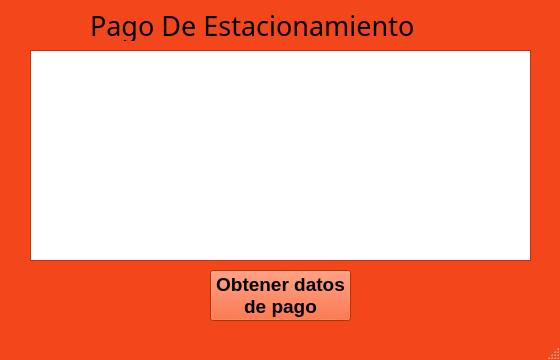
<?xml version="1.0" encoding="UTF-8"?>
<ui version="4.0">
 <class>PagoEstac</class>
 <widget class="QMainWindow" name="PagoEstac">
  <property name="geometry">
   <rect>
    <x>0</x>
    <y>0</y>
    <width>560</width>
    <height>360</height>
   </rect>
  </property>
  <property name="minimumSize">
   <size>
    <width>560</width>
    <height>360</height>
   </size>
  </property>
  <property name="maximumSize">
   <size>
    <width>560</width>
    <height>360</height>
   </size>
  </property>
  <property name="palette">
   <palette>
    <active>
     <colorrole role="WindowText">
      <brush brushstyle="SolidPattern">
       <color alpha="255">
        <red>0</red>
        <green>0</green>
        <blue>0</blue>
       </color>
      </brush>
     </colorrole>
     <colorrole role="Button">
      <brush brushstyle="SolidPattern">
       <color alpha="255">
        <red>244</red>
        <green>70</green>
        <blue>27</blue>
       </color>
      </brush>
     </colorrole>
     <colorrole role="Light">
      <brush brushstyle="SolidPattern">
       <color alpha="255">
        <red>255</red>
        <green>162</green>
        <blue>139</blue>
       </color>
      </brush>
     </colorrole>
     <colorrole role="Midlight">
      <brush brushstyle="SolidPattern">
       <color alpha="255">
        <red>249</red>
        <green>116</green>
        <blue>83</blue>
       </color>
      </brush>
     </colorrole>
     <colorrole role="Dark">
      <brush brushstyle="SolidPattern">
       <color alpha="255">
        <red>122</red>
        <green>35</green>
        <blue>13</blue>
       </color>
      </brush>
     </colorrole>
     <colorrole role="Mid">
      <brush brushstyle="SolidPattern">
       <color alpha="255">
        <red>163</red>
        <green>46</green>
        <blue>18</blue>
       </color>
      </brush>
     </colorrole>
     <colorrole role="Text">
      <brush brushstyle="SolidPattern">
       <color alpha="255">
        <red>0</red>
        <green>0</green>
        <blue>0</blue>
       </color>
      </brush>
     </colorrole>
     <colorrole role="BrightText">
      <brush brushstyle="SolidPattern">
       <color alpha="255">
        <red>255</red>
        <green>255</green>
        <blue>255</blue>
       </color>
      </brush>
     </colorrole>
     <colorrole role="ButtonText">
      <brush brushstyle="SolidPattern">
       <color alpha="255">
        <red>0</red>
        <green>0</green>
        <blue>0</blue>
       </color>
      </brush>
     </colorrole>
     <colorrole role="Base">
      <brush brushstyle="SolidPattern">
       <color alpha="255">
        <red>255</red>
        <green>255</green>
        <blue>255</blue>
       </color>
      </brush>
     </colorrole>
     <colorrole role="Window">
      <brush brushstyle="SolidPattern">
       <color alpha="255">
        <red>244</red>
        <green>70</green>
        <blue>27</blue>
       </color>
      </brush>
     </colorrole>
     <colorrole role="Shadow">
      <brush brushstyle="SolidPattern">
       <color alpha="255">
        <red>0</red>
        <green>0</green>
        <blue>0</blue>
       </color>
      </brush>
     </colorrole>
     <colorrole role="AlternateBase">
      <brush brushstyle="SolidPattern">
       <color alpha="255">
        <red>249</red>
        <green>162</green>
        <blue>141</blue>
       </color>
      </brush>
     </colorrole>
     <colorrole role="ToolTipBase">
      <brush brushstyle="SolidPattern">
       <color alpha="255">
        <red>255</red>
        <green>255</green>
        <blue>220</blue>
       </color>
      </brush>
     </colorrole>
     <colorrole role="ToolTipText">
      <brush brushstyle="SolidPattern">
       <color alpha="255">
        <red>0</red>
        <green>0</green>
        <blue>0</blue>
       </color>
      </brush>
     </colorrole>
    </active>
    <inactive>
     <colorrole role="WindowText">
      <brush brushstyle="SolidPattern">
       <color alpha="255">
        <red>0</red>
        <green>0</green>
        <blue>0</blue>
       </color>
      </brush>
     </colorrole>
     <colorrole role="Button">
      <brush brushstyle="SolidPattern">
       <color alpha="255">
        <red>244</red>
        <green>70</green>
        <blue>27</blue>
       </color>
      </brush>
     </colorrole>
     <colorrole role="Light">
      <brush brushstyle="SolidPattern">
       <color alpha="255">
        <red>255</red>
        <green>162</green>
        <blue>139</blue>
       </color>
      </brush>
     </colorrole>
     <colorrole role="Midlight">
      <brush brushstyle="SolidPattern">
       <color alpha="255">
        <red>249</red>
        <green>116</green>
        <blue>83</blue>
       </color>
      </brush>
     </colorrole>
     <colorrole role="Dark">
      <brush brushstyle="SolidPattern">
       <color alpha="255">
        <red>122</red>
        <green>35</green>
        <blue>13</blue>
       </color>
      </brush>
     </colorrole>
     <colorrole role="Mid">
      <brush brushstyle="SolidPattern">
       <color alpha="255">
        <red>163</red>
        <green>46</green>
        <blue>18</blue>
       </color>
      </brush>
     </colorrole>
     <colorrole role="Text">
      <brush brushstyle="SolidPattern">
       <color alpha="255">
        <red>0</red>
        <green>0</green>
        <blue>0</blue>
       </color>
      </brush>
     </colorrole>
     <colorrole role="BrightText">
      <brush brushstyle="SolidPattern">
       <color alpha="255">
        <red>255</red>
        <green>255</green>
        <blue>255</blue>
       </color>
      </brush>
     </colorrole>
     <colorrole role="ButtonText">
      <brush brushstyle="SolidPattern">
       <color alpha="255">
        <red>0</red>
        <green>0</green>
        <blue>0</blue>
       </color>
      </brush>
     </colorrole>
     <colorrole role="Base">
      <brush brushstyle="SolidPattern">
       <color alpha="255">
        <red>255</red>
        <green>255</green>
        <blue>255</blue>
       </color>
      </brush>
     </colorrole>
     <colorrole role="Window">
      <brush brushstyle="SolidPattern">
       <color alpha="255">
        <red>244</red>
        <green>70</green>
        <blue>27</blue>
       </color>
      </brush>
     </colorrole>
     <colorrole role="Shadow">
      <brush brushstyle="SolidPattern">
       <color alpha="255">
        <red>0</red>
        <green>0</green>
        <blue>0</blue>
       </color>
      </brush>
     </colorrole>
     <colorrole role="AlternateBase">
      <brush brushstyle="SolidPattern">
       <color alpha="255">
        <red>249</red>
        <green>162</green>
        <blue>141</blue>
       </color>
      </brush>
     </colorrole>
     <colorrole role="ToolTipBase">
      <brush brushstyle="SolidPattern">
       <color alpha="255">
        <red>255</red>
        <green>255</green>
        <blue>220</blue>
       </color>
      </brush>
     </colorrole>
     <colorrole role="ToolTipText">
      <brush brushstyle="SolidPattern">
       <color alpha="255">
        <red>0</red>
        <green>0</green>
        <blue>0</blue>
       </color>
      </brush>
     </colorrole>
    </inactive>
    <disabled>
     <colorrole role="WindowText">
      <brush brushstyle="SolidPattern">
       <color alpha="255">
        <red>122</red>
        <green>35</green>
        <blue>13</blue>
       </color>
      </brush>
     </colorrole>
     <colorrole role="Button">
      <brush brushstyle="SolidPattern">
       <color alpha="255">
        <red>244</red>
        <green>70</green>
        <blue>27</blue>
       </color>
      </brush>
     </colorrole>
     <colorrole role="Light">
      <brush brushstyle="SolidPattern">
       <color alpha="255">
        <red>255</red>
        <green>162</green>
        <blue>139</blue>
       </color>
      </brush>
     </colorrole>
     <colorrole role="Midlight">
      <brush brushstyle="SolidPattern">
       <color alpha="255">
        <red>249</red>
        <green>116</green>
        <blue>83</blue>
       </color>
      </brush>
     </colorrole>
     <colorrole role="Dark">
      <brush brushstyle="SolidPattern">
       <color alpha="255">
        <red>122</red>
        <green>35</green>
        <blue>13</blue>
       </color>
      </brush>
     </colorrole>
     <colorrole role="Mid">
      <brush brushstyle="SolidPattern">
       <color alpha="255">
        <red>163</red>
        <green>46</green>
        <blue>18</blue>
       </color>
      </brush>
     </colorrole>
     <colorrole role="Text">
      <brush brushstyle="SolidPattern">
       <color alpha="255">
        <red>122</red>
        <green>35</green>
        <blue>13</blue>
       </color>
      </brush>
     </colorrole>
     <colorrole role="BrightText">
      <brush brushstyle="SolidPattern">
       <color alpha="255">
        <red>255</red>
        <green>255</green>
        <blue>255</blue>
       </color>
      </brush>
     </colorrole>
     <colorrole role="ButtonText">
      <brush brushstyle="SolidPattern">
       <color alpha="255">
        <red>122</red>
        <green>35</green>
        <blue>13</blue>
       </color>
      </brush>
     </colorrole>
     <colorrole role="Base">
      <brush brushstyle="SolidPattern">
       <color alpha="255">
        <red>244</red>
        <green>70</green>
        <blue>27</blue>
       </color>
      </brush>
     </colorrole>
     <colorrole role="Window">
      <brush brushstyle="SolidPattern">
       <color alpha="255">
        <red>244</red>
        <green>70</green>
        <blue>27</blue>
       </color>
      </brush>
     </colorrole>
     <colorrole role="Shadow">
      <brush brushstyle="SolidPattern">
       <color alpha="255">
        <red>0</red>
        <green>0</green>
        <blue>0</blue>
       </color>
      </brush>
     </colorrole>
     <colorrole role="AlternateBase">
      <brush brushstyle="SolidPattern">
       <color alpha="255">
        <red>244</red>
        <green>70</green>
        <blue>27</blue>
       </color>
      </brush>
     </colorrole>
     <colorrole role="ToolTipBase">
      <brush brushstyle="SolidPattern">
       <color alpha="255">
        <red>255</red>
        <green>255</green>
        <blue>220</blue>
       </color>
      </brush>
     </colorrole>
     <colorrole role="ToolTipText">
      <brush brushstyle="SolidPattern">
       <color alpha="255">
        <red>0</red>
        <green>0</green>
        <blue>0</blue>
       </color>
      </brush>
     </colorrole>
    </disabled>
   </palette>
  </property>
  <property name="windowTitle">
   <string>Pago de Estacionamiento</string>
  </property>
  <property name="autoFillBackground">
   <bool>false</bool>
  </property>
  <widget class="QWidget" name="centralwidget">
   <widget class="QLabel" name="label">
    <property name="geometry">
     <rect>
      <x>90</x>
      <y>10</y>
      <width>381</width>
      <height>31</height>
     </rect>
    </property>
    <property name="font">
     <font>
      <family>FZChaoCuHei-M10</family>
      <pointsize>20</pointsize>
     </font>
    </property>
    <property name="text">
     <string>Pago De Estacionamiento</string>
    </property>
    <property name="textFormat">
     <enum>Qt::AutoText</enum>
    </property>
   </widget>
   <widget class="QPushButton" name="BTNPay">
    <property name="geometry">
     <rect>
      <x>210</x>
      <y>270</y>
      <width>141</width>
      <height>51</height>
     </rect>
    </property>
    <property name="palette">
     <palette>
      <active>
       <colorrole role="WindowText">
        <brush brushstyle="SolidPattern">
         <color alpha="255">
          <red>0</red>
          <green>0</green>
          <blue>0</blue>
         </color>
        </brush>
       </colorrole>
       <colorrole role="Button">
        <brush brushstyle="SolidPattern">
         <color alpha="255">
          <red>244</red>
          <green>70</green>
          <blue>17</blue>
         </color>
        </brush>
       </colorrole>
       <colorrole role="Light">
        <brush brushstyle="SolidPattern">
         <color alpha="255">
          <red>255</red>
          <green>158</green>
          <blue>129</blue>
         </color>
        </brush>
       </colorrole>
       <colorrole role="Midlight">
        <brush brushstyle="SolidPattern">
         <color alpha="255">
          <red>249</red>
          <green>114</green>
          <blue>73</blue>
         </color>
        </brush>
       </colorrole>
       <colorrole role="Dark">
        <brush brushstyle="SolidPattern">
         <color alpha="255">
          <red>122</red>
          <green>35</green>
          <blue>8</blue>
         </color>
        </brush>
       </colorrole>
       <colorrole role="Mid">
        <brush brushstyle="SolidPattern">
         <color alpha="255">
          <red>163</red>
          <green>46</green>
          <blue>11</blue>
         </color>
        </brush>
       </colorrole>
       <colorrole role="Text">
        <brush brushstyle="SolidPattern">
         <color alpha="255">
          <red>0</red>
          <green>0</green>
          <blue>0</blue>
         </color>
        </brush>
       </colorrole>
       <colorrole role="BrightText">
        <brush brushstyle="SolidPattern">
         <color alpha="255">
          <red>255</red>
          <green>255</green>
          <blue>255</blue>
         </color>
        </brush>
       </colorrole>
       <colorrole role="ButtonText">
        <brush brushstyle="SolidPattern">
         <color alpha="255">
          <red>0</red>
          <green>0</green>
          <blue>0</blue>
         </color>
        </brush>
       </colorrole>
       <colorrole role="Base">
        <brush brushstyle="SolidPattern">
         <color alpha="255">
          <red>255</red>
          <green>255</green>
          <blue>255</blue>
         </color>
        </brush>
       </colorrole>
       <colorrole role="Window">
        <brush brushstyle="SolidPattern">
         <color alpha="255">
          <red>244</red>
          <green>70</green>
          <blue>17</blue>
         </color>
        </brush>
       </colorrole>
       <colorrole role="Shadow">
        <brush brushstyle="SolidPattern">
         <color alpha="255">
          <red>0</red>
          <green>0</green>
          <blue>0</blue>
         </color>
        </brush>
       </colorrole>
       <colorrole role="AlternateBase">
        <brush brushstyle="SolidPattern">
         <color alpha="255">
          <red>249</red>
          <green>162</green>
          <blue>136</blue>
         </color>
        </brush>
       </colorrole>
       <colorrole role="ToolTipBase">
        <brush brushstyle="SolidPattern">
         <color alpha="255">
          <red>255</red>
          <green>255</green>
          <blue>220</blue>
         </color>
        </brush>
       </colorrole>
       <colorrole role="ToolTipText">
        <brush brushstyle="SolidPattern">
         <color alpha="255">
          <red>0</red>
          <green>0</green>
          <blue>0</blue>
         </color>
        </brush>
       </colorrole>
      </active>
      <inactive>
       <colorrole role="WindowText">
        <brush brushstyle="SolidPattern">
         <color alpha="255">
          <red>0</red>
          <green>0</green>
          <blue>0</blue>
         </color>
        </brush>
       </colorrole>
       <colorrole role="Button">
        <brush brushstyle="SolidPattern">
         <color alpha="255">
          <red>244</red>
          <green>70</green>
          <blue>17</blue>
         </color>
        </brush>
       </colorrole>
       <colorrole role="Light">
        <brush brushstyle="SolidPattern">
         <color alpha="255">
          <red>255</red>
          <green>158</green>
          <blue>129</blue>
         </color>
        </brush>
       </colorrole>
       <colorrole role="Midlight">
        <brush brushstyle="SolidPattern">
         <color alpha="255">
          <red>249</red>
          <green>114</green>
          <blue>73</blue>
         </color>
        </brush>
       </colorrole>
       <colorrole role="Dark">
        <brush brushstyle="SolidPattern">
         <color alpha="255">
          <red>122</red>
          <green>35</green>
          <blue>8</blue>
         </color>
        </brush>
       </colorrole>
       <colorrole role="Mid">
        <brush brushstyle="SolidPattern">
         <color alpha="255">
          <red>163</red>
          <green>46</green>
          <blue>11</blue>
         </color>
        </brush>
       </colorrole>
       <colorrole role="Text">
        <brush brushstyle="SolidPattern">
         <color alpha="255">
          <red>0</red>
          <green>0</green>
          <blue>0</blue>
         </color>
        </brush>
       </colorrole>
       <colorrole role="BrightText">
        <brush brushstyle="SolidPattern">
         <color alpha="255">
          <red>255</red>
          <green>255</green>
          <blue>255</blue>
         </color>
        </brush>
       </colorrole>
       <colorrole role="ButtonText">
        <brush brushstyle="SolidPattern">
         <color alpha="255">
          <red>0</red>
          <green>0</green>
          <blue>0</blue>
         </color>
        </brush>
       </colorrole>
       <colorrole role="Base">
        <brush brushstyle="SolidPattern">
         <color alpha="255">
          <red>255</red>
          <green>255</green>
          <blue>255</blue>
         </color>
        </brush>
       </colorrole>
       <colorrole role="Window">
        <brush brushstyle="SolidPattern">
         <color alpha="255">
          <red>244</red>
          <green>70</green>
          <blue>17</blue>
         </color>
        </brush>
       </colorrole>
       <colorrole role="Shadow">
        <brush brushstyle="SolidPattern">
         <color alpha="255">
          <red>0</red>
          <green>0</green>
          <blue>0</blue>
         </color>
        </brush>
       </colorrole>
       <colorrole role="AlternateBase">
        <brush brushstyle="SolidPattern">
         <color alpha="255">
          <red>249</red>
          <green>162</green>
          <blue>136</blue>
         </color>
        </brush>
       </colorrole>
       <colorrole role="ToolTipBase">
        <brush brushstyle="SolidPattern">
         <color alpha="255">
          <red>255</red>
          <green>255</green>
          <blue>220</blue>
         </color>
        </brush>
       </colorrole>
       <colorrole role="ToolTipText">
        <brush brushstyle="SolidPattern">
         <color alpha="255">
          <red>0</red>
          <green>0</green>
          <blue>0</blue>
         </color>
        </brush>
       </colorrole>
      </inactive>
      <disabled>
       <colorrole role="WindowText">
        <brush brushstyle="SolidPattern">
         <color alpha="255">
          <red>122</red>
          <green>35</green>
          <blue>8</blue>
         </color>
        </brush>
       </colorrole>
       <colorrole role="Button">
        <brush brushstyle="SolidPattern">
         <color alpha="255">
          <red>244</red>
          <green>70</green>
          <blue>17</blue>
         </color>
        </brush>
       </colorrole>
       <colorrole role="Light">
        <brush brushstyle="SolidPattern">
         <color alpha="255">
          <red>255</red>
          <green>158</green>
          <blue>129</blue>
         </color>
        </brush>
       </colorrole>
       <colorrole role="Midlight">
        <brush brushstyle="SolidPattern">
         <color alpha="255">
          <red>249</red>
          <green>114</green>
          <blue>73</blue>
         </color>
        </brush>
       </colorrole>
       <colorrole role="Dark">
        <brush brushstyle="SolidPattern">
         <color alpha="255">
          <red>122</red>
          <green>35</green>
          <blue>8</blue>
         </color>
        </brush>
       </colorrole>
       <colorrole role="Mid">
        <brush brushstyle="SolidPattern">
         <color alpha="255">
          <red>163</red>
          <green>46</green>
          <blue>11</blue>
         </color>
        </brush>
       </colorrole>
       <colorrole role="Text">
        <brush brushstyle="SolidPattern">
         <color alpha="255">
          <red>122</red>
          <green>35</green>
          <blue>8</blue>
         </color>
        </brush>
       </colorrole>
       <colorrole role="BrightText">
        <brush brushstyle="SolidPattern">
         <color alpha="255">
          <red>255</red>
          <green>255</green>
          <blue>255</blue>
         </color>
        </brush>
       </colorrole>
       <colorrole role="ButtonText">
        <brush brushstyle="SolidPattern">
         <color alpha="255">
          <red>122</red>
          <green>35</green>
          <blue>8</blue>
         </color>
        </brush>
       </colorrole>
       <colorrole role="Base">
        <brush brushstyle="SolidPattern">
         <color alpha="255">
          <red>244</red>
          <green>70</green>
          <blue>17</blue>
         </color>
        </brush>
       </colorrole>
       <colorrole role="Window">
        <brush brushstyle="SolidPattern">
         <color alpha="255">
          <red>244</red>
          <green>70</green>
          <blue>17</blue>
         </color>
        </brush>
       </colorrole>
       <colorrole role="Shadow">
        <brush brushstyle="SolidPattern">
         <color alpha="255">
          <red>0</red>
          <green>0</green>
          <blue>0</blue>
         </color>
        </brush>
       </colorrole>
       <colorrole role="AlternateBase">
        <brush brushstyle="SolidPattern">
         <color alpha="255">
          <red>244</red>
          <green>70</green>
          <blue>17</blue>
         </color>
        </brush>
       </colorrole>
       <colorrole role="ToolTipBase">
        <brush brushstyle="SolidPattern">
         <color alpha="255">
          <red>255</red>
          <green>255</green>
          <blue>220</blue>
         </color>
        </brush>
       </colorrole>
       <colorrole role="ToolTipText">
        <brush brushstyle="SolidPattern">
         <color alpha="255">
          <red>0</red>
          <green>0</green>
          <blue>0</blue>
         </color>
        </brush>
       </colorrole>
      </disabled>
     </palette>
    </property>
    <property name="font">
     <font>
      <pointsize>14</pointsize>
      <weight>75</weight>
      <bold>true</bold>
     </font>
    </property>
    <property name="cursor">
     <cursorShape>PointingHandCursor</cursorShape>
    </property>
    <property name="text">
     <string>Obtener datos 
de pago</string>
    </property>
   </widget>
   <widget class="QTextEdit" name="TXTPay">
    <property name="geometry">
     <rect>
      <x>30</x>
      <y>50</y>
      <width>501</width>
      <height>211</height>
     </rect>
    </property>
    <property name="lineWrapMode">
     <enum>QTextEdit::NoWrap</enum>
    </property>
    <property name="readOnly">
     <bool>true</bool>
    </property>
   </widget>
  </widget>
  <widget class="QStatusBar" name="statusbar"/>
 </widget>
 <resources/>
 <connections/>
</ui>
